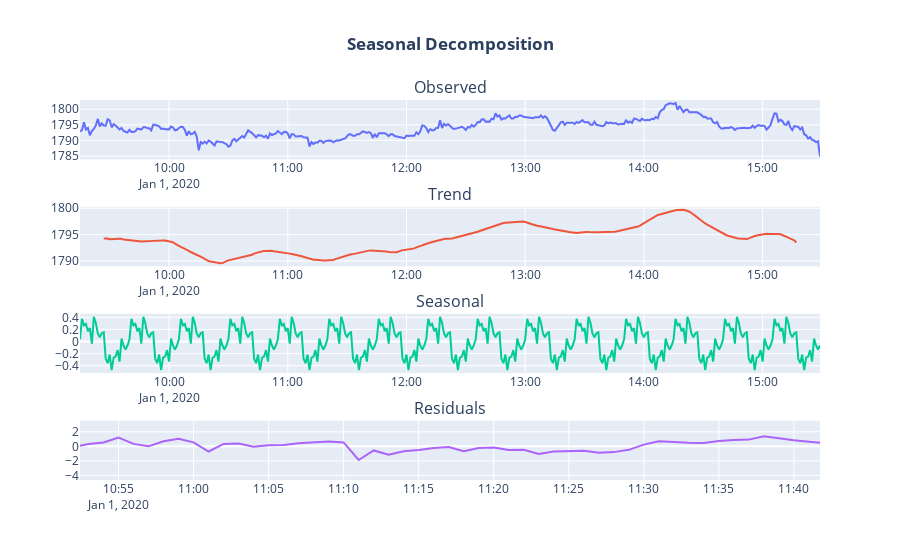

The cell this chart's notebook holds for it:
### Code cell
decomposition = seasonal_decompose(close_1_day, period=25)
fig = plot_seasonal_decompose(decomposition,dates=list(close_1_day.index))
fig.show()

### Figure 1 — Plotly figure (JSON) as saved in the notebook; plotly's stock layout.template omitted (floating-point values rounded to 4 significant figures; data arrays with more than 128 entries replaced by an {"elided": "..."} marker saying what was removed)
{"data": [{"mode": "lines", "name": "Observed", "type": "scatter", "x": {"elided": "375 str values"}, "xaxis": "x", "y": {"elided": "375 float values"}, "yaxis": "y"}, {"mode": "lines", "name": "Trend", "type": "scatter", "x": {"elided": "375 str values"}, "xaxis": "x2", "y": {"elided": "375 float values"}, "yaxis": "y2"}, {"mode": "lines", "name": "Seasonal", "type": "scatter", "x": {"elided": "375 str values"}, "xaxis": "x3", "y": {"elided": "375 float values"}, "yaxis": "y3"}, {"mode": "lines", "name": "Residual", "type": "scatter", "x": {"elided": "375 str values"}, "xaxis": "x4", "y": {"elided": "375 float values"}, "yaxis": "y4"}], "layout": {"annotations": [{"font": {"size": 16}, "showarrow": false, "text": "Observed", "x": 0.5, "xanchor": "center", "xref": "paper", "y": 1, "yanchor": "bottom", "yref": "paper"}, {"font": {"size": 16}, "showarrow": false, "text": "Trend", "x": 0.5, "xanchor": "center", "xref": "paper", "y": 0.7188, "yanchor": "bottom", "yref": "paper"}, {"font": {"size": 16}, "showarrow": false, "text": "Seasonal", "x": 0.5, "xanchor": "center", "xref": "paper", "y": 0.4375, "yanchor": "bottom", "yref": "paper"}, {"font": {"size": 16}, "showarrow": false, "text": "Residuals", "x": 0.5, "xanchor": "center", "xref": "paper", "y": 0.1562, "yanchor": "bottom", "yref": "paper"}], "autosize": true, "margin": {"t": 100}, "showlegend": false, "title": {"text": "<b>Seasonal Decomposition</b>", "x": 0.5}, "xaxis": {"anchor": "y", "autorange": true, "domain": [0, 1], "range": ["2020-01-01 09:15", "2020-01-01 15:29"], "type": "date"}, "xaxis2": {"anchor": "y2", "autorange": true, "domain": [0, 1], "range": ["2020-01-01 09:15", "2020-01-01 15:29"], "type": "date"}, "xaxis3": {"anchor": "y3", "autorange": true, "domain": [0, 1], "range": ["2020-01-01 09:15", "2020-01-01 15:29"], "type": "date"}, "xaxis4": {"anchor": "y4", "autorange": false, "domain": [0, 1], "range": ["2020-01-01 10:52:25.9305", "2020-01-01 11:41:44.438"], "type": "date"}, "yaxis": {"anchor": "x", "autorange": true, "domain": [0.8438, 1], "range": [1784.0, 1803.0], "type": "linear"}, "yaxis2": {"anchor": "x2", "autorange": true, "domain": [0.5625, 0.7188], "range": [1789.0, 1800.0], "type": "linear"}, "yaxis3": {"anchor": "x3", "autorange": true, "domain": [0.2812, 0.4375], "range": [-0.5225, 0.4593], "type": "linear"}, "yaxis4": {"anchor": "x4", "autorange": true, "domain": [0, 0.1562], "range": [-4.626, 3.535], "type": "linear"}}}
